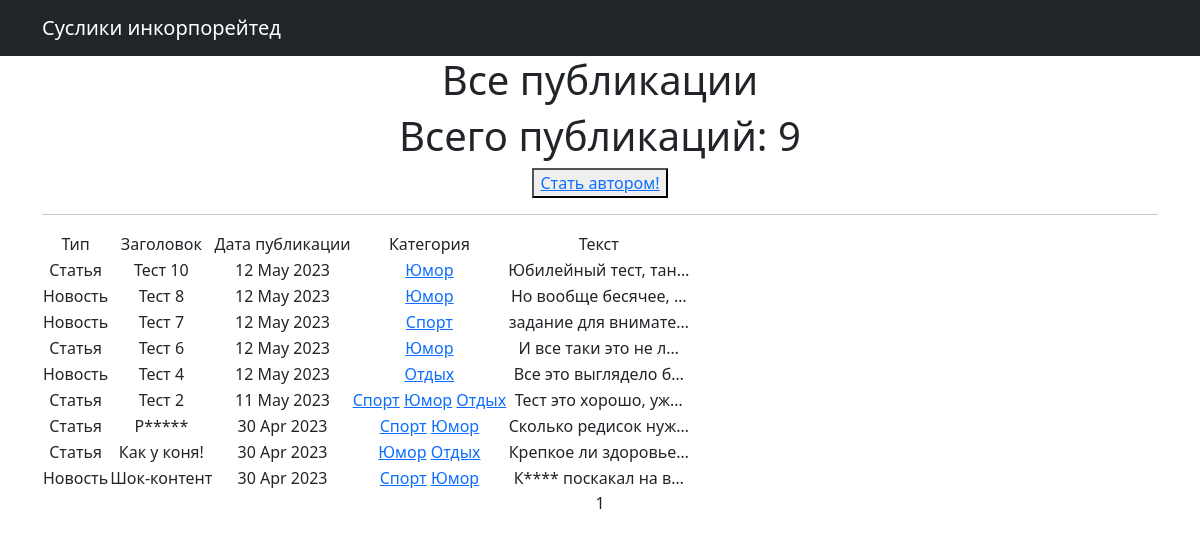
The page / on the database its author committed.
### news/models.py (models this page shows, shortened)
class Post(models.Model):
    objects = None
    author = models.ForeignKey(Author, on_delete=models.CASCADE)
    type = models.CharField(max_length=2, choices=TYPE, default='02')
    time_in = models.DateTimeField(auto_now_add=True)
    category = models.ManyToManyField(Category, through="PostCategory")
    head_name = models.CharField(max_length=250, unique=True)
    article_text = models.TextField()
    rate = models.IntegerField(default=0)

class Category(models.Model):
    objects = None
    name_category = models.CharField(max_length=250, unique=True)
    subscribers = models.ManyToManyField(User, blank=True, null=True, related_name="categories")

### news/views.py (the view)
# urls.py: path('', NewsList.as_view(),name='news_list'),
class NewsList(ListView):
    model = Post
    ordering = '-time_in'
    template_name = 'news.html'
    context_object_name = 'news'
    paginate_by = 10  # вот так мы можем указать количество записей на странице то есть на сколько делить
    def get_context_data(self, **kwargs):
        context = super().get_context_data(**kwargs)
        context['is_not_authors'] = not self.request.user.groups.filter(name='authors').exists()
        return context

### news/templatetags/custom_filters.py (called while the page is built)
@register.filter()
def censor(word):
   if isinstance(word, str):
      for i in word.split():
         if i.capitalize() in cens:
               word = word.replace(i, i[0] + '*' * len(i))
   else:
      raise ValueError(
         'custom_filters -> censor -> A string is expected, but a different data type has been entered')
   return word

### news/templatetags/custom_tags.py (called while the page is built)
@register.simple_tag()
def current_time(format_string='%b %d %Y'):
   return datetime.utcnow().strftime(format_string)

### templates/news.html (shortened to what this page needs)
{% extends 'flatpages/default.html' %}
{% load custom_filters %}
{% load custom_tags %}
{% block content %}
   <h1>Все публикации</h1>
   <h1>Всего публикаций: {{news|length}}</h1>
   {% if is_not_authors %}
   <button> <a href="http://127.0.0.1:8000/sign/upgrade/"> Cтать автором!</a> </button>
   {% endif %}
   <hr>
   {% if news %}
       <table>
           <tr>
               <td>Тип</td>
               <td>Заголовок</td>
               <td>Дата публикации</td>
               <td>Категория</td>
               <td>Текст</td>
           </tr>
           {% for post in news %}
           <tr>
               <td>{{ post.get_type_display }}</td>
               <td>{{ post.head_name|censor }}</td>
               <td>{{ post.time_in|date:'d M Y' }}</td>
               <td>{% for category in post.category.all %}
                   <a href="{% url 'category_list' category.id %}">{{category.name_category}}</a>
               {% endfor %}</td>
               <td>{{ post.article_text|censor| truncatechars:20}}</td>
           </tr>
           {% endfor %}
       </table>
   {% else %}
       <h2>Новостей нет!</h2>
   {% endif %}
   {{ page_obj.number }}
{% endblock content %}

### rows shown on the page
Post: type "Статья", head_name|censor "Тест 10", time_in "12 May 2023", article_text|censor "Юбилейный тест, тан…"
Category: name_category "Юмор"
Post: type "Новость", head_name|censor "Тест 8", time_in "12 May 2023", article_text|censor "Но вообще бесячее, …"
Post: type "Новость", head_name|censor "Тест 7", time_in "12 May 2023", article_text|censor "задание для внимате…"
Category: name_category "Спорт"
Post: type "Статья", head_name|censor "Тест 6", time_in "12 May 2023", article_text|censor "И все таки это не л…"
Post: type "Новость", head_name|censor "Тест 4", time_in "12 May 2023", article_text|censor "Все это выглядело б…"
Category: name_category "Отдых"
Post: type "Статья", head_name|censor "Тест 2", time_in "11 May 2023", article_text|censor "Тест это хорошо, уж…"
Post: type "Статья", head_name|censor "Р*****", time_in "30 Apr 2023", article_text|censor "Сколько редисок нуж…"
Post: type "Статья", head_name|censor "Как у коня!", time_in "30 Apr 2023", article_text|censor "Крепкое ли здоровье…"
Post: type "Новость", head_name|censor "Шок-контент", time_in "30 Apr 2023", article_text|censor "К**** поскакал на в…"

### other values the page prints
{{ news|length }} "9"
{{ page_obj.number }} "1"
